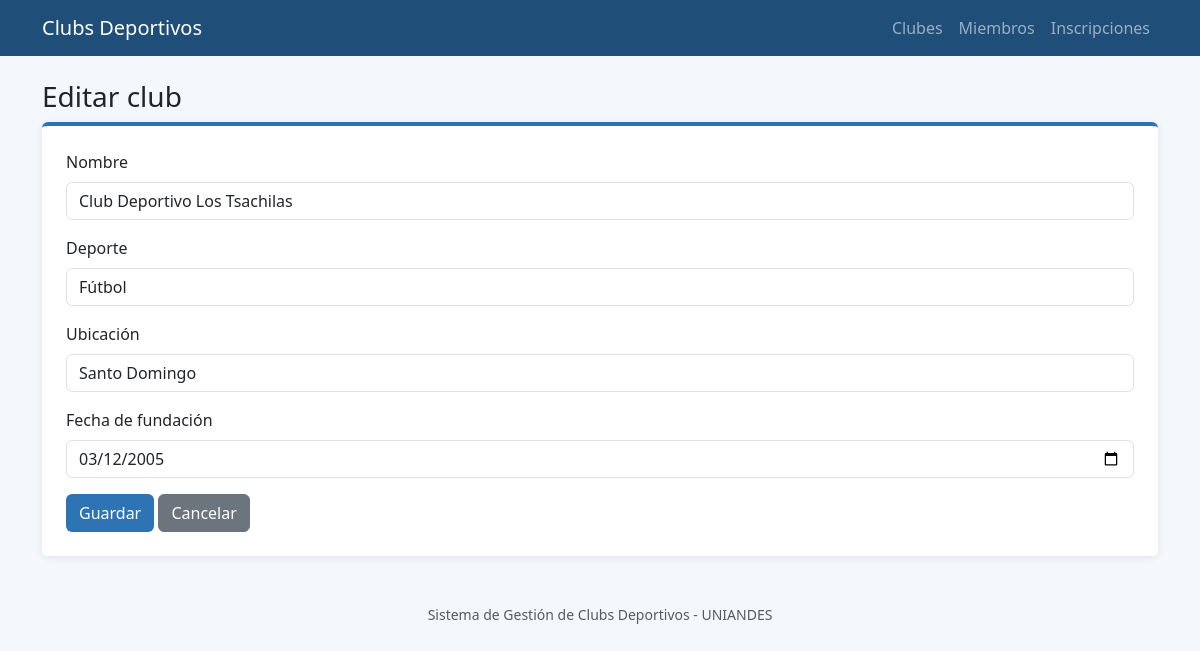
Screenshot of /clubes/form.php?id=1 with the database file from the repository.
### tables this page shows
CREATE TABLE `clubes` (
  `club_id` int NOT NULL AUTO_INCREMENT,
  `nombre` varchar(100) NOT NULL,
  `deporte` varchar(50) NOT NULL,
  `ubicacion` varchar(150) DEFAULT NULL,
  `fecha_fundacion` date DEFAULT NULL,
  PRIMARY KEY (`club_id`)
);

### config/conexion.php (called while the page is built, shortened)
<?php
function e($texto) {
    return htmlspecialchars($texto ?? '');
}

### clubes/form.php (the view, shortened to what this page needs)
<?php
include '../includes/header.php';
$id = $_GET['id'] ?? null;
$club = ['nombre' => '', 'deporte' => '', 'ubicacion' => '', 'fecha_fundacion' => ''];
if ($id) {
    $s = $pdo->prepare("SELECT * FROM clubes WHERE club_id = ?");
    $s->execute([$id]);
    $club = $s->fetch() ?: $club;
}
?>
<h3><?= $id ? 'Editar club' : 'Nuevo club' ?></h3>
<div class="card tarjeta p-4">
<form method="post">
  <div class="mb-3"><label class="form-label">Nombre</label>
    <input type="text" name="nombre" class="form-control" maxlength="100" required value="<?= e($club['nombre']) ?>"></div>
  <div class="mb-3"><label class="form-label">Deporte</label>
    <input type="text" name="deporte" class="form-control" maxlength="50" required value="<?= e($club['deporte']) ?>"></div>
  <div class="mb-3"><label class="form-label">Ubicación</label>
    <input type="text" name="ubicacion" class="form-control" maxlength="150" value="<?= e($club['ubicacion']) ?>"></div>
  <div class="mb-3"><label class="form-label">Fecha de fundación</label>
    <input type="date" name="fecha_fundacion" class="form-control" value="<?= e($club['fecha_fundacion']) ?>"></div>
  <button class="btn btn-azul">Guardar</button>
  <a href="index.php" class="btn btn-secondary">Cancelar</a>
</form></div>
<?php include '../includes/footer.php'; ?>

### includes/header.php (style rules this page uses)
body { background: #f4f7fb; }
.tarjeta { border: 0; border-top: 4px solid #2E74B5; box-shadow: 0 2px 8px rgba(0,0,0,.08); }
.btn-azul { background: #2E74B5; color: #fff; }

### rows the page displays
clubes: nombre "Club Deportivo Los Tsachilas", deporte "Fútbol", ubicacion "Santo Domingo", fecha_fundacion "03/12/2005"
